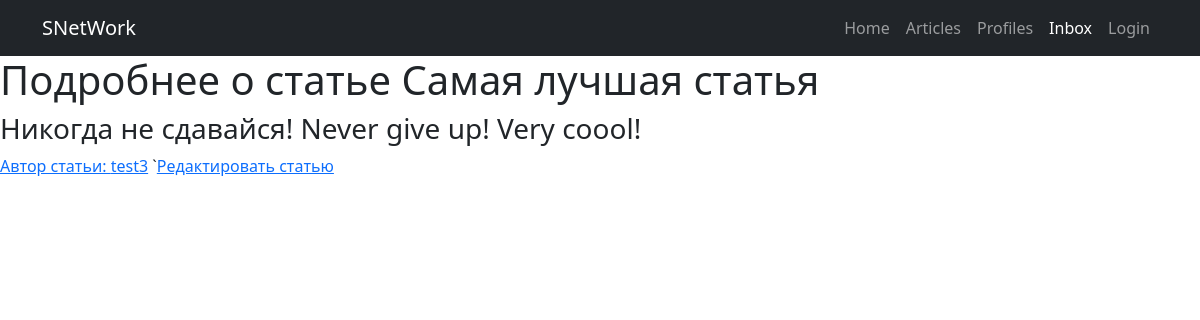
The app's page /article/1/ with its own data.
### articles/models.py (models this page shows, shortened)
class Articles(models.Model):
    title = models.CharField(max_length=255)
    description = models.TextField()
    author = models.ForeignKey(to=get_user_model(),on_delete=models.CASCADE, related_name='posts')

### profiles/models.py (models this page shows)
class User(AbstractUser):
    photo = models.ImageField(upload_to="profiles/%Y/%m/%d", default="default.jpg",blank=True, null=True)
    date_birth = models.DateTimeField(blank=True, null=True)
    following = models.ManyToManyField('self', related_name='followers', blank=True, symmetrical=False)

### articles/views.py (the view)
# urls.py: path('article/<int:pk>/', ArticlesDetailView.as_view(), name='article'),
class ArticlesDetailView(DetailView):
    model = Articles
    template_name = 'articles/article.html'
    context_object_name = 'post'

### articles/templates/articles/article.html
{% extends 'base/index.html' %}
{% block content %}
    <h1> Подробнее о статье {{post.title}}</h1>
    <h3>{{post.description}}</h3>
    <a href="{% url 'profile' post.author.id %}">Автор статьи:  {{ post.author.username }}</a>
`<a href="{% url 'article-edit' post.id %}">Редактировать статью</a>
{% endblock %}

### records on screen
Articles: title "Самая лучшая статья", description "Никогда не сдавайся! Never give up! Very coool!", author.username "test3"
